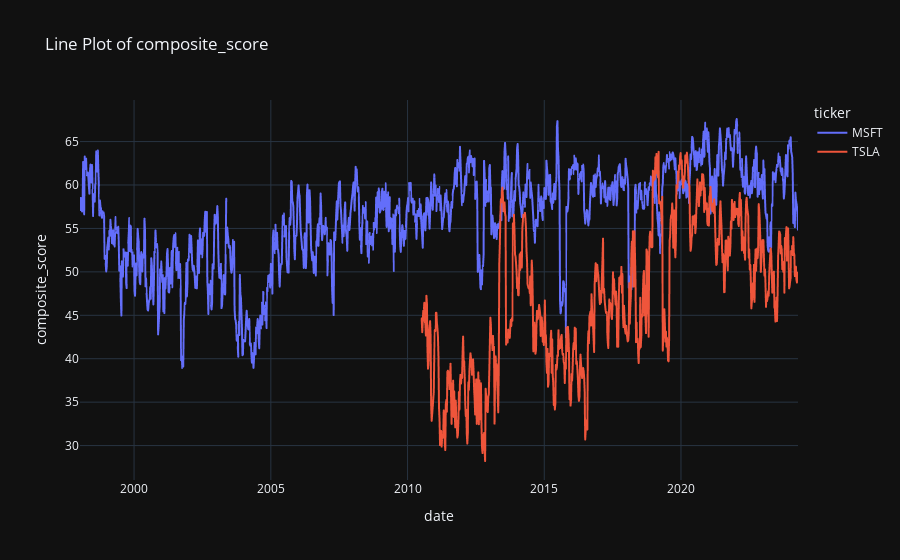

Write notebook code for a chart like this one.
### Markdown cell above
Depending on the investors believe the above composite score can be constructed. 

    1. Profitability (+): More profitable firms tend to outperform less profitable firms, as they have a stronger financial position and better prospects for future growth.
    
    2. Value (+): Undervalued stocks (high book-to-market ratio) tend to outperform overvalued stocks, as they may be mispriced by the market and have more potential for price appreciation.
    
    3. Solvency (+): Firms with strong balance sheets and low debt ratios tend to outperform those with weaker financial positions, as they are less risky and more resilient during market downturns.


*It's important to note that the strength and consistency of these relationships may vary across different markets, time periods, and economic conditions.*

### Code cell
df_accounting.plot_line('composite_score')

### Figure 1 — Plotly figure (JSON) as saved in the notebook; plotly's stock layout.template omitted (floating-point values rounded to 4 significant figures; data arrays with more than 128 entries replaced by an {"elided": "..."} marker saying what was removed)
{"data": [{"hovertemplate": "ticker=MSFT<br>date=%{x}<br>composite_score=%{y}<extra></extra>", "legendgroup": "MSFT", "line": {"color": "#636efa", "dash": "solid"}, "marker": {"symbol": "circle"}, "mode": "lines", "name": "MSFT", "showlegend": true, "type": "scattergl", "x": {"elided": "1371 str values"}, "xaxis": "x", "y": {"elided": "1371 float values"}, "yaxis": "y"}, {"hovertemplate": "ticker=TSLA<br>date=%{x}<br>composite_score=%{y}<extra></extra>", "legendgroup": "TSLA", "line": {"color": "#EF553B", "dash": "solid"}, "marker": {"symbol": "circle"}, "mode": "lines", "name": "TSLA", "showlegend": true, "type": "scattergl", "x": {"elided": "719 str values"}, "xaxis": "x", "y": {"elided": "719 float values"}, "yaxis": "y"}], "layout": {"autosize": true, "legend": {"title": {"text": "ticker"}, "tracegroupgap": 0}, "title": {"text": "Line Plot of composite_score"}, "xaxis": {"anchor": "y", "autorange": true, "domain": [0, 1], "range": ["1998-01-09", "2024-04-12"], "title": {"text": "date"}, "type": "date"}, "yaxis": {"anchor": "x", "autorange": true, "domain": [0, 1], "range": [26.04, 69.79], "title": {"text": "composite_score"}, "type": "linear"}}}
